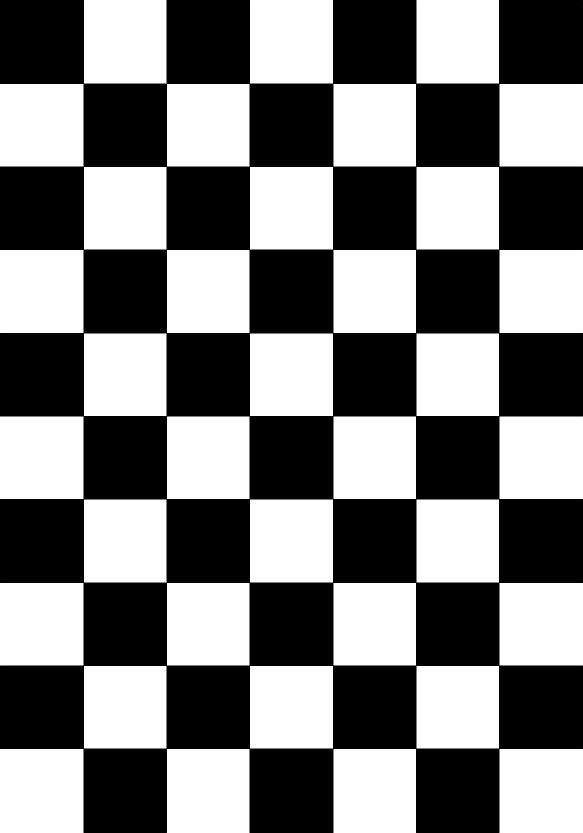
#> input picture test_images/chessboard_9x6.png, 1166 x 1665 px (shown at 1/2 size)
$ python draw_line.py ../test_images/chessboard_9x6.png
#> lines starting #> are read from the running program, lines starting #| are printed output that depends on the picture; after the words box and inside, x2 and y2 are one past the last pixel; in counts of white or black regions, pixels touching at a corner belong together
#!/usr/bin/env python3

# Simple program to draw a line on images and tune where it goes

import cv2
import argparse
import sys


def proceed(x):
    global run
    run = True
    return


def process_image(image, x1, y1, x2, y2, rotation=None):
    # WARNING rotation=0 is actually 90deg clockwise (dumb!!)
    if rotation is not None:
        out_frame = cv2.rotate(image, rotation)
    else:
        out_frame = image.copy()
    cv2.line(out_frame, (x1, y1), (x2, y2), (255, 255, 255), thickness=2)
    return out_frame


def process_files(image_files, rotation):
    global run

    # process 1st file so we can get the sizes
    out_frame = process_image(cv2.imread(image_files[0]), 0, 0, 0, 0, rotation)
#> in process_image, out_frame is the input picture: shape (1665, 1166, 3); min 0, max 255, mean 126.2
#> in process_image, `cv2.line(out_frame, (x1, y1), (x2, y2), (255, 255, 255), thickness=2)`: out_frame: shape (1665, 1166, 3); under 0.01% of pixels changed, all inside (x1, y1, x2, y2) = (0, 0, 2, 2)
    shape = out_frame.shape
#> shape = (1665, 1166, 3)
    print('Image shape', shape)
#| Image shape (1665, 1166, 3)

    # Create an output window, allowing it to be resized
    cv2.namedWindow('image', cv2.WINDOW_NORMAL)

    cv2.createTrackbar('X1', 'image', shape[1]//2, shape[1], proceed)  # reminder: // means integer division
    cv2.createTrackbar('Y1', 'image', 0, shape[0], proceed)
    cv2.createTrackbar('X2', 'image', shape[1]//2, shape[1], proceed)
    cv2.createTrackbar('Y2', 'image', shape[0], shape[0], proceed)

    image_id = -1
    mn = max(1, len(image_files)-1)
    cv2.createTrackbar('Image#', 'image', 0, mn, proceed)

    # # create switch for ON/OFF functionality
    # switch = '0 : OFF \n1 : ON'
    # cv2.createTrackbar(switch, 'image',0,1,nothing)

    print('Press "q" to exit')

    while True:
        if run:
            if image_id != cv2.getTrackbarPos('Image#', 'image'):
                image_id = cv2.getTrackbarPos('Image#', 'image')
                image_file = image_files[image_id]
                bgr_frame = cv2.imread(image_file)

            # get current positions of four trackbars
            x1 = cv2.getTrackbarPos('X1', 'image')
            y1 = cv2.getTrackbarPos('Y1', 'image')
            x2 = cv2.getTrackbarPos('X2', 'image')
            y2 = cv2.getTrackbarPos('Y2', 'image')

            draw_frame = process_image(bgr_frame, x1, y1, x2, y2, rotation)
#> call 2 of process_image, with x1 = 583, y1 = 0, x2 = 583, y2 = 1665
#> in process_image (call 2), `cv2.line(out_frame, (x1, y1), (x2, y2), (255, 255, 255), thickness=2)`:
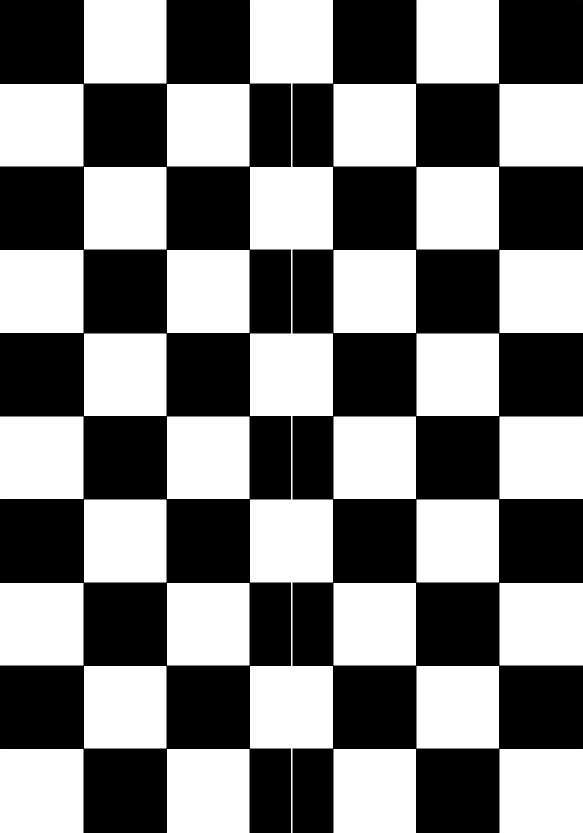
#> out_frame: shape (1665, 1166, 3) (shown at 1/2 size); 0.13% of pixels changed, all inside (x1, y1, x2, y2) = (582, 167, 585, 1665)

            run = False

        cv2.imshow('image', draw_frame)
        if cv2.waitKey(1) & 0xFF == ord('q'):
#> (key q is pressed here)
            break

    print('X1 =', cv2.getTrackbarPos('X1', 'image'))
    print('Y1 =', cv2.getTrackbarPos('Y1', 'image'))
    print('X2 =', cv2.getTrackbarPos('X2', 'image'))
    print('Y2 =', cv2.getTrackbarPos('Y2', 'image'))

    cv2.destroyAllWindows()
    return


run = True

parser = argparse.ArgumentParser(description='Tune line drawing')
parser.add_argument('--rotation', '-r', type=int, help='Rotation (0, 180, 90, -90)')
parser.add_argument('input_files', nargs='+', help='Input image files')

args = parser.parse_args()

if sys.platform == "win32":
    # windows does not expand the "*" files on the command line
    #  so we have to do it.
    import glob

    infiles = []
    for f in args.input_files:
        infiles.extend(glob.glob(f))
    args.input_files = infiles

rotation = None
if args.rotation:
    if args.rotation == 90:
        rotation = cv2.ROTATE_90_CLOCKWISE
    elif args.rotation == 180:
        rotation = cv2.ROTATE_180
    elif args.rotation == -90:
        rotation = cv2.ROTATE_90_COUNTERCLOCKWISE
print('rotation =', args.rotation, type(args.rotation), rotation)

process_files(args.input_files, rotation)
